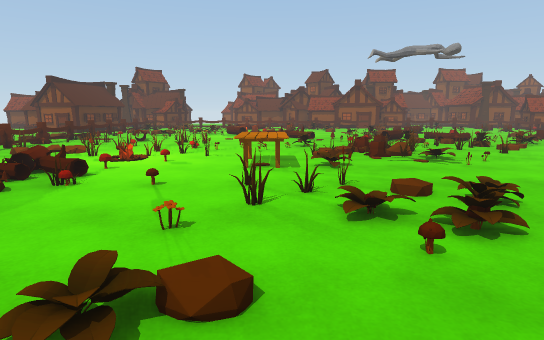
View 1 (above)

23 first-person views from a walk through a 3-D level made in the Unity game engine. The camera is 1.4 m above the floor, tilts 10° down and sees 80° across. The floor is counted in squares, 1 m on a side. Each view is taken from the middle of a square. On the plan, view 1 faces up. The plan holds only what a view shows up to about 15 squares ahead; the rest is blank. The place goes on beyond the plan. The player is left out.

View 2
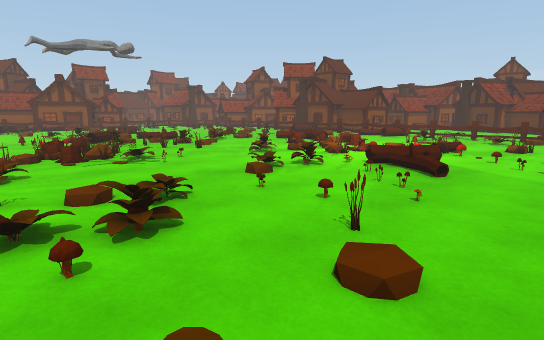

View 3
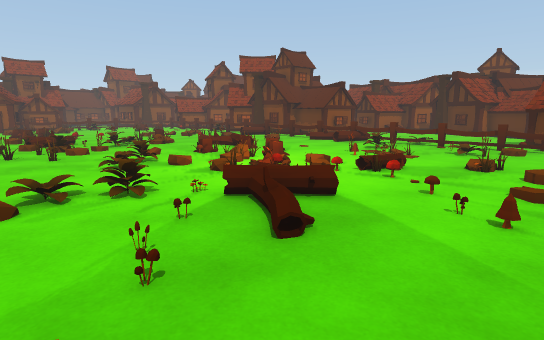

View 4
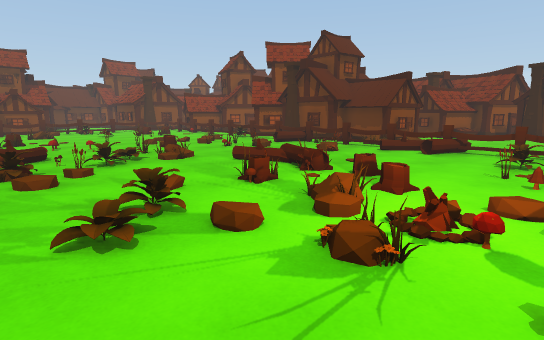

View 5
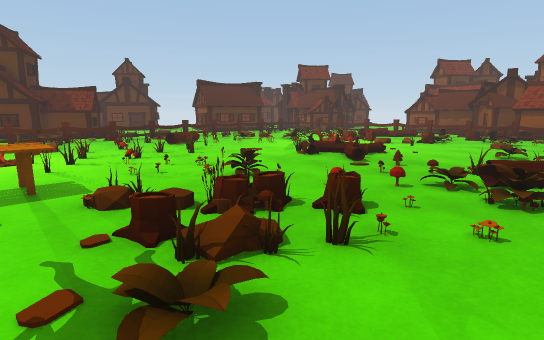

View 6
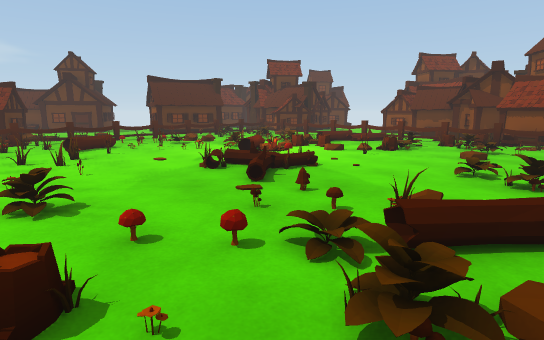

View 7
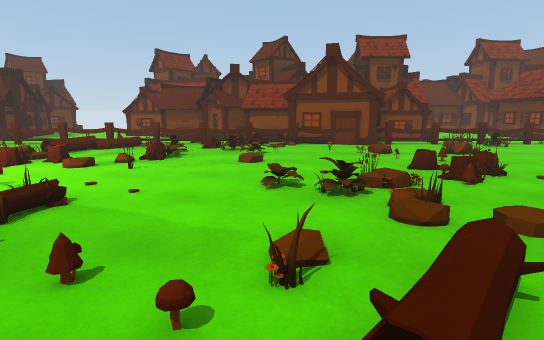

View 8
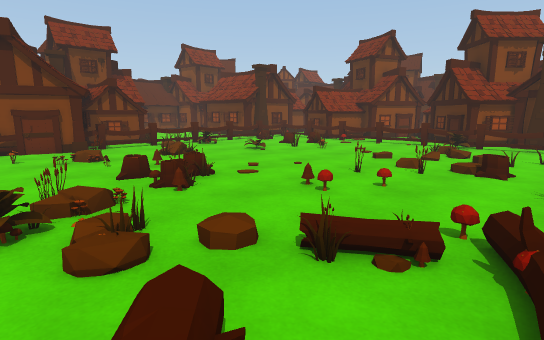

View 9
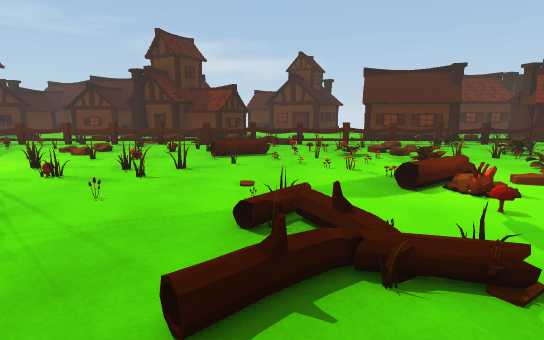

View 10
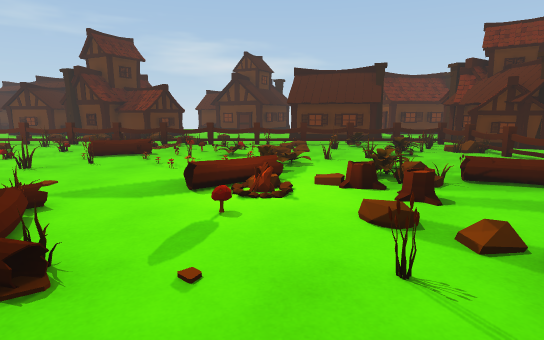

View 11
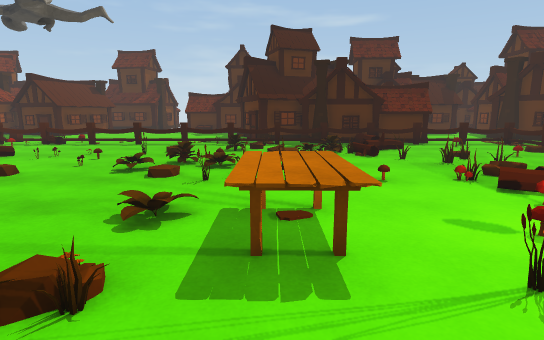

View 12
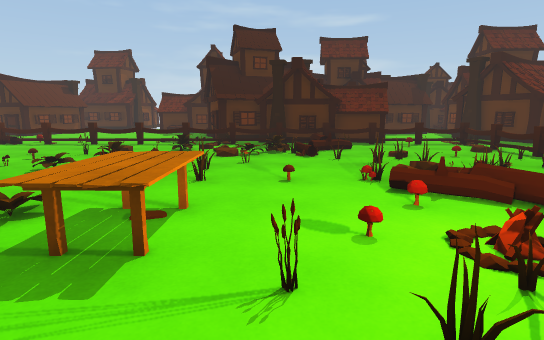

View 13
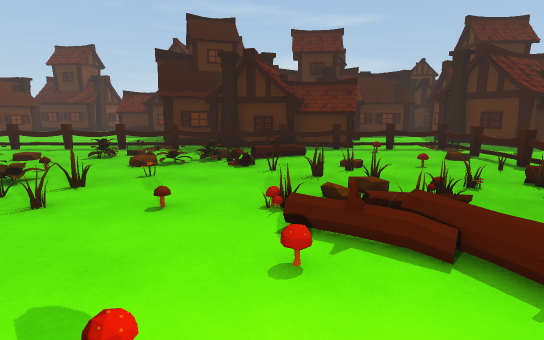

View 14
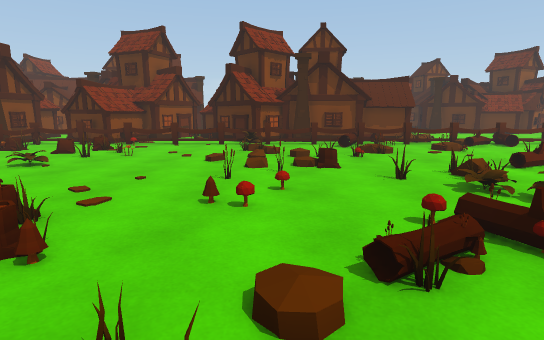

View 15
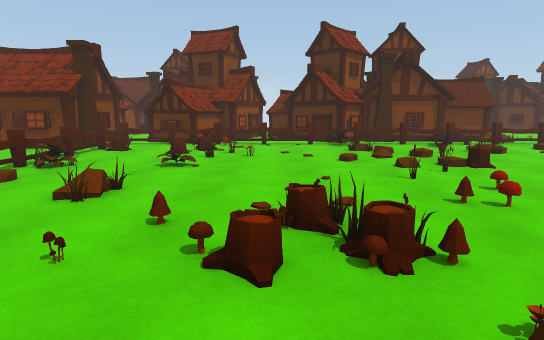

View 16
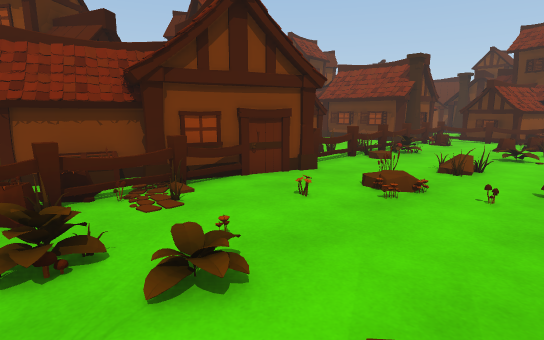

View 17
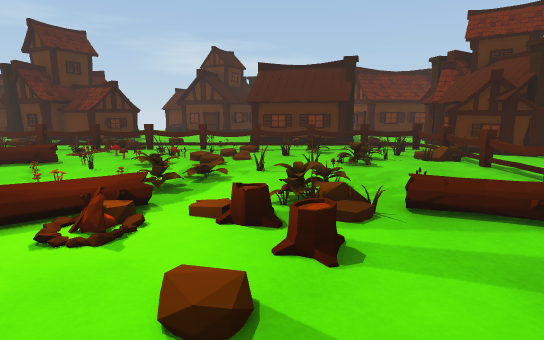

View 18
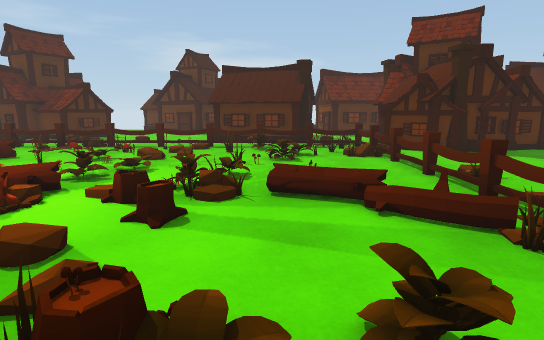

View 19
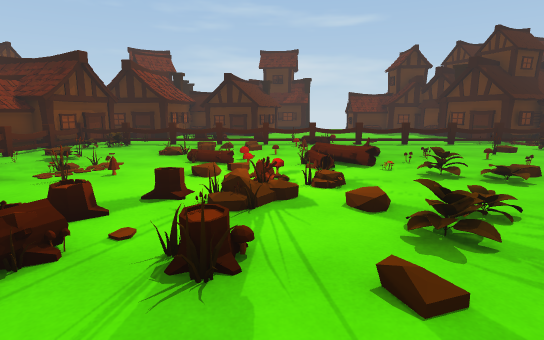

View 20
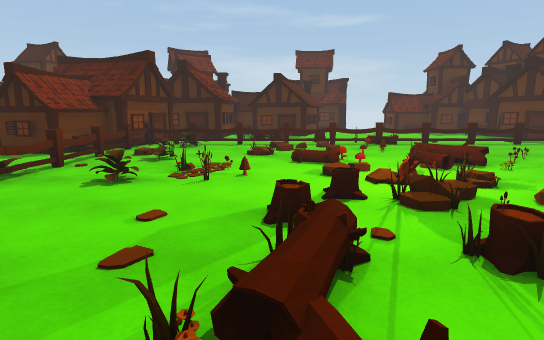

View 21
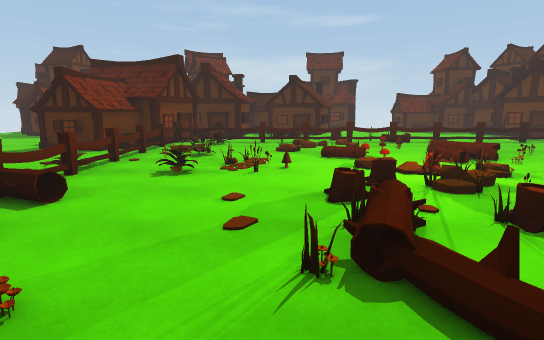

View 22
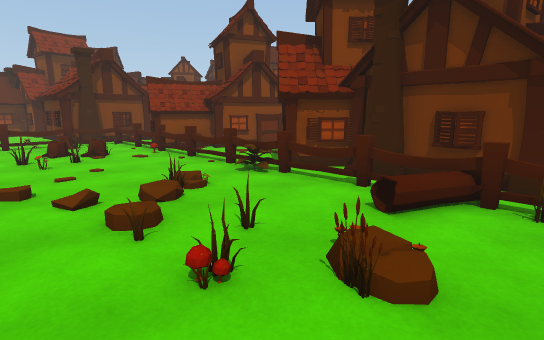

View 23
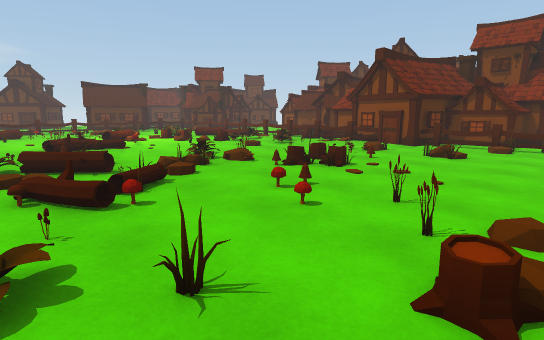

### Floor plan
Key: @ floor where view 1 was taken; # wall or solid block; x gap in a wall; . main floor; : floor 0.25 m higher than the main floor; + floor 0.5 m higher than the main floor; / step, stairs or slope; = window, fence, low wall or low ledge; S stump; P plant; M mushroom; F flower; R rock; T table; H house; O other object.
Columns run from 13 left of view 1 to 23 right of it. Each row starts with its distance up from view 1.
 32 HHH HH           HHH   H H     OH
 31 HHHHH....:..     HHH   HHHH. ...HHH
 30   =##O===R=========HH #H====== =##=
 29   =.. R.....#=.=#S.=..H....P...OS.=H
 28 H =..=.....#=...P.................#
 27 H.=..O...O....P.S.O.O.R...........HH
 26 H.=P..PO..R/..S..P...O..R...P.....HHH
 25 HO=......PP/..P.......M........S.O=.H
 24 H.=........////.......MM......O...=.
 23    ////.P.././=.......O...........=.
 22   ==.//..P//........R.SS..........=.H
 21  .=..OOOO.O+.M....PP//M...........=HH
 20  .=..O...O....=...../...M.=....R..PH
 19   =.OOO=OO....O.....//..MM.=......#H
 18   OO...O....=O..M.../.=.....:.....=H
 17   =...O.=........M.O/.xM..........=H
 16  O=.............O.P///M.O........O=HH
 15  .S.........O....M.P. .O.PR...R...=HH
 14   =..........OP.M.F.=.O.P........O=
 13  O=.........O.O.//SF..P=..........=
 12   =..//....O.O..R/O.............R.=OH
 11   =./ /....=...R.:R.........O....O#OO
 10   =.........TT....P.......S.S....=#
  9   =.......M.TT.P..OO..PP.........==
  8    OO..O/M..TT........../.........=.
  7   =O...=/...............//........=.
  6   = ..../..M..=.....PP../M/..M.P..OO
  5     =..:......O.P.....O.../...=...=O
  4     ........F.P.P.O..O#OO.O.....O.=.
  3   =..O.........M..O.M.O...O....P..=.
  2   =.......O.P....=.OM....O..R....=OH
  1   ==.....=.P..P.........M.///.....=
  0   =......O...@/............//...O.HH
 -1   =..O...=....O.........O./....P..H
 -2   == =HHHHO#=== =================#H
 -3 H  ...HHH  HHHH ....             H
 -4 H    HH H   H H

Positions as (right, up) in squares from view 1, and headings:
1: (0, 0), facing up
2: (1, 0), facing up-right
3: (6, 0), facing up-right
4: (8, 5), facing up-right
5: (7, 9), facing up-left
6: (7, 13), facing up-left
7: (5, 15), facing up
8: (6, 16), facing up-right
9: (4, 18), facing left
10: (4, 22), facing left
11: (0, 13), facing down
12: (-2, 13), facing down
13: (-4, 11), facing down
14: (6, 19), facing right
15: (6, 23), facing right
16: (3, 24), facing up-right
17: (2, 24), facing left
18: (3, 26), facing left
19: (12, 13), facing down
20: (15, 13), facing down
21: (16, 14), facing down
22: (15, 14), facing up-right
23: (15, 15), facing up-left
